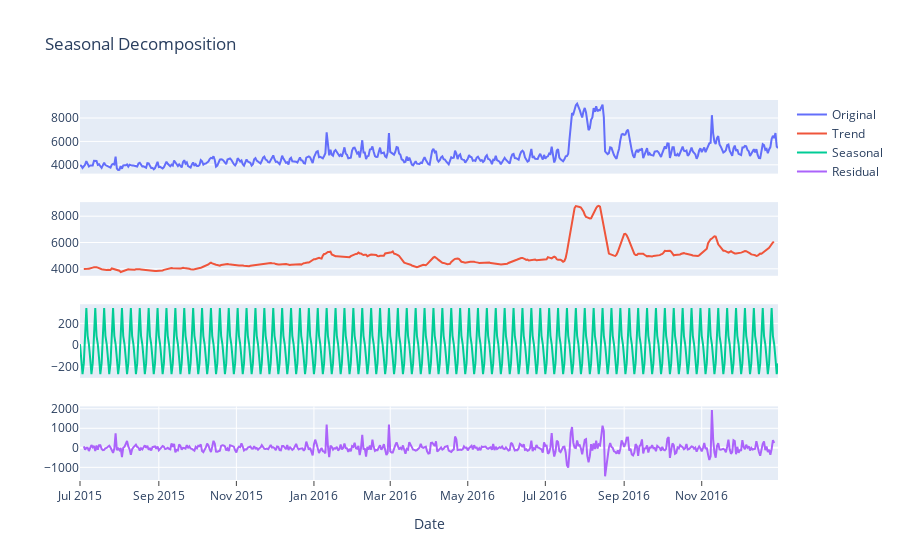

Notebook source saved alongside this figure:
### Code cell
fig = make_subplots(rows=4, cols=1)

fig.add_trace(go.Line(x=en_view.index, y=en_view.values, name='Original'), row=1, col=1)
fig.add_trace(go.Line(x=trend.index, y=trend.values, name='Trend'), row=2, col=1)
fig.add_trace(go.Line(x=seasonal.index, y=seasonal.values, name='Seasonal'), row=3, col=1)
fig.add_trace(go.Line(x=residual.index, y=residual.values, name='Residual'), row=4, col=1)

fig.update_xaxes(row=1, col=1, visible=False)
fig.update_xaxes(row=2, col=1, visible=False)
fig.update_xaxes(row=3, col=1, visible=False)

fig.update_xaxes(
    row=4, col=1,
    showticklabels=True,
    ticks="outside",
    title_text="Date"
)

fig.update_layout(title = 'Seasonal Decomposition', xaxis_title = 'Date')
fig.show()

### Figure 1 — Plotly figure (JSON) as saved in the notebook; plotly's stock layout.template omitted (floating-point values rounded to 4 significant figures; data arrays with more than 128 entries replaced by an {"elided": "..."} marker saying what was removed)
{"data": [{"name": "Original", "type": "scatter", "x": {"elided": "550 str values"}, "xaxis": "x", "y": {"elided": "550 float values"}, "yaxis": "y"}, {"name": "Trend", "type": "scatter", "x": {"elided": "550 str values"}, "xaxis": "x2", "y": {"elided": "550 float values"}, "yaxis": "y2"}, {"name": "Seasonal", "type": "scatter", "x": {"elided": "550 str values"}, "xaxis": "x3", "y": {"elided": "550 float values"}, "yaxis": "y3"}, {"name": "Residual", "type": "scatter", "x": {"elided": "550 str values"}, "xaxis": "x4", "y": {"elided": "550 float values"}, "yaxis": "y4"}], "layout": {"title": {"text": "Seasonal Decomposition"}, "xaxis": {"anchor": "y", "domain": [0, 1], "title": {"text": "Date"}, "visible": false}, "xaxis2": {"anchor": "y2", "domain": [0, 1], "visible": false}, "xaxis3": {"anchor": "y3", "domain": [0, 1], "visible": false}, "xaxis4": {"anchor": "y4", "domain": [0, 1], "showticklabels": true, "ticks": "outside", "title": {"text": "Date"}}, "yaxis": {"anchor": "x", "domain": [0.8063, 1]}, "yaxis2": {"anchor": "x2", "domain": [0.5375, 0.7312]}, "yaxis3": {"anchor": "x3", "domain": [0.2687, 0.4625]}, "yaxis4": {"anchor": "x4", "domain": [0, 0.1938]}}}
